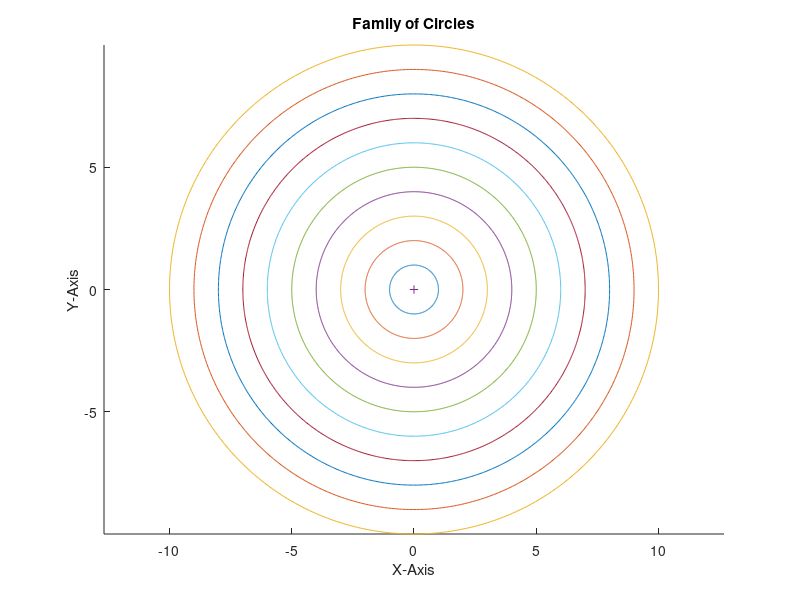

The MATLAB script that drew this image:
% ======================================================================= %
% Draw a family of 10 circles and mark the center with +. 
% ======================================================================= %
clc; clear; close all;

% Range of theta
th = linspace(0, 2*pi, 1000);

% Coordinates of the center
h =0; k = 0;

% Number of circles
n = 10;

hold on
xlabel('X-Axis'); ylabel('Y-Axis');
title('Family of Circles');
axis equal;
colors = lines(n);

for r = 1:n
    x = h + r*cos(th);
    y = k + r*sin(th);
    
    plot(x, y, 'Color', colors(r, :));
end

plot(h, k, '+');
hold off
